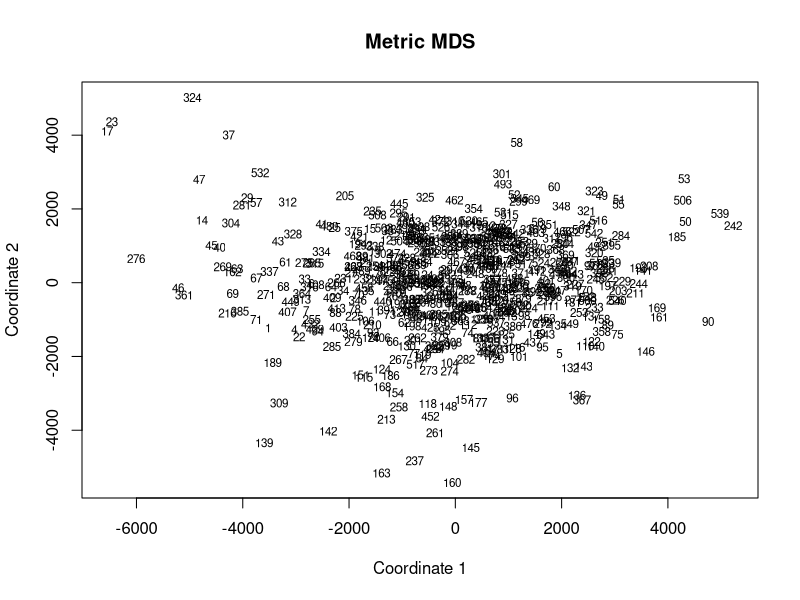

Source code (R):
# script R
# 2015.11.25
# MDS Multidimensional Scaling
# save synthese sheet from Data_ecophy_pour_Christophe_def_v2-1.xlsx as synthese.csv

bacteria <- read.table("phylum_abundance.txt", header=TRUE, sep="\t", dec=".")
head(bacteria)
dim(bacteria)

synthese <- read.table("synthese.csv", header=TRUE, sep=",", dec=".")
head(synthese)
dim(synthese)

data <- merge(synthese, bacteria)
head(data)
dim(data)

library(cluster) # https://cran.r-project.org/web/packages/cluster/cluster.pdf

# calculs des dissimilaritées avec daisy
m <- daisy(data)
m <- as.matrix(m)
# check
dim(m)
summary(m)

# MDS avec cmdscale
fit <- cmdscale(m, eig = TRUE, k = 2) # https://stat.ethz.ch/R-manual/R-devel/library/stats/html/cmdscale.html
x <- fit$points[, 1]
y <- fit$points[, 2]

# draw plot
plot(x, y, xlab="Coordinate 1", ylab="Coordinate 2", main="Metric MDS", type="n")
text(x, y, labels = row.names(data), cex=.7) 
